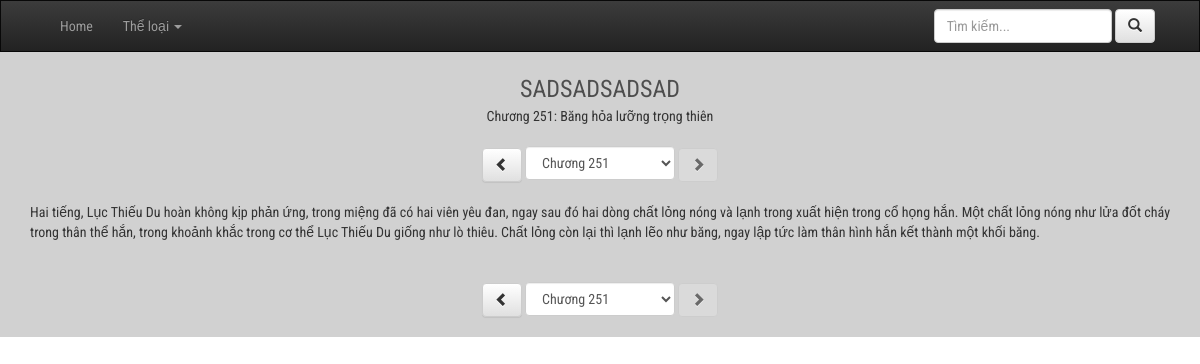
Page /desc_chap.php?id_novel=18&number_chapter=251 on the committed database.
### tables this page shows
CREATE TABLE `chapter` (
  `number_chapter` int(11) NOT NULL,
  `id_novel` int(11) NOT NULL,
  `name_chap` text NOT NULL,
  `content` text NOT NULL
);

CREATE TABLE `list_novel` (
  `id` int(11) NOT NULL,
  `name_novel` varchar(255) NOT NULL,
  `image` text NOT NULL,
  `author` varchar(255) NOT NULL,
  `description` text NOT NULL,
  `total_chap` int(11) NOT NULL,
  `update_time` datetime NOT NULL,
  `status` tinyint(1) NOT NULL,
  `hot` tinyint(1) NOT NULL
);

### lib_db.php (called while the page is built, shortened)
<?php
global $link;
function select_one($sql){
	$data = exec_select($sql);
	return $data[0];
}
function select_list($sql){
	return exec_select($sql);
}
function exec_select($sql){
	global $link;
	$ret = isset($ret) ? $ret : "";
	$res = mysqli_query($link, $sql) ;
	$err = mysqli_error($link);
	if ($res ){
		$ret = array();
		while( $row = mysqli_fetch_array($res,MYSQLI_NUM) )
		{
			$ret[] = $row;
		}
	}
	return $ret;
}
?>

### desc_chap.php (the view, shortened to what this page needs)
<?php
    include("lib_db.php");
    $id_novel = $_REQUEST["id_novel"];
    $number_chapter = $_REQUEST["number_chapter"];
    $sql = "select ln.name_novel, ln.total_chap, c.* from chapter c inner join list_novel ln on c.id_novel = ln.id where ln.id = $id_novel and c.number_chapter = $number_chapter";
    $chapter = select_one($sql);
    $sql = "select number_chapter from chapter where id_novel = $id_novel";
    $list_chap = select_list($sql);
?>
<!DOCTYPE html>
<html>
    <head>
        <link type="text/css" href="css/style.css" rel="stylesheet" media="screen"/>
        <link rel="stylesheet" href="https://stackpath.bootstrapcdn.com/bootstrap/3.4.1/css/bootstrap.min.css">
        <link rel="stylesheet" href="https://stackpath.bootstrapcdn.com/bootstrap/3.4.1/css/bootstrap-theme.min.css">
    </head>
    <body>
    <div class="container-fluid wrapper">
            <?php include("header.php");?>
            <div class="container-fluid content">
                <div class="container">
                    <a class="name" href="#"><?= $chapter[0]?></a>
                    <div class="name-chap"><?= "Chương " . $chapter[2] . ": " . $chapter[4] ?></div>
                    <div class="button-group">
                        <a href="desc_chap.php?id_novel=<?= $id_novel?>&number_chapter=<?= $number_chapter-1?>" <?php if($number_chapter == 1) echo " disabled "?>type="button" class="btn btn-default">
                            <span class="glyphicon glyphicon-chevron-left"></span>
                        </a>
                        <form action="desc_chap.php?id_novel=<?= $id_novel?>" method="post">
                            <select name="number_chapter" class="form-control" required="required"  onchange="this.form.submit()">
                                <?php foreach($list_chap as $value){?>
                                    <option value="<?= $value[0]?>" <?php if($value[0]==$number_chapter) echo "selected"; ?> >Chương <?= $value[0]?></option>";
                                <?php }?>
                            </select>
                        </form>
                        <a href="desc_chap.php?id_novel=<?= $id_novel?>&number_chapter=<?= $number_chapter+1?>" <?php if($number_chapter == $chapter[1]) echo " disabled "?> type="button" class="btn btn-default">
                            <span class="glyphicon glyphicon-chevron-right"></span>
                        </a>
                    </div>
                    <div class="desc">
                        <?= $chapter[5]?>
                    </div>
                    <div class="button-group">
                        <a href="desc_chap.php?id_novel=<?= $id_novel?>&number_chapter=<?= $number_chapter-1?>" <?php if($number_chapter == 1) echo " disabled "?>type="button" class="btn btn-default">
                            <span class="glyphicon glyphicon-chevron-left"></span>
                        </a>
                        <form action="desc_chap.php?id_novel=<?= $id_novel?>" method="post">
                            <select name="number_chapter" class="form-control" required="required"  onchange="this.form.submit()">
                                <?php foreach($list_chap as $value){?>
                                    <option value="<?= $value[0]?>" <?php if($value[0]==$number_chapter) echo "selected"; ?> >Chương <?= $value[0]?></option>";
                                <?php }?>
                            </select>
                        </form>
                        <a href="desc_chap.php?id_novel=<?= $id_novel?>&number_chapter=<?= $number_chapter+1?>" <?php if($number_chapter == $chapter[1]) echo " disabled "?> type="button" class="btn btn-default">
                            <span class="glyphicon glyphicon-chevron-right"></span>
                        </a>
                    </div>
                </div>
            </div>
        </div>
    </body>
</html>

### css/style.css (style rules this page uses)
* { font-family: 'Roboto Condensed',Tahoma,sans-serif; font-size:14px; }
.wrapper { background-color: #D1D1D1; padding: 0 !important; min-width: 500px; }

### desc_chap.php (style rules this page uses)
.content { text-align: center; }
.content .name { font-size: 24px; color: #4E4E4E; text-decoration: none; text-transform: uppercase; }
.content .button-group { margin: 20px 0px; display: inline-block; }
.content .button-group select { display: inline-block; width: 150px; }
.content .desc { text-align: justify; padding-bottom: 20px; }
form { display:inline; }

### rows in the picture
chapter: id_novel.name_novel "SADSADSADSAD", number_chapter "251", name_chap "Băng hỏa lưỡng trọng thiên", content "Hai tiếng, Lục Thiếu Du hoàn không kịp phản ứng, trong miệng đã có hai viên yêu đan, ngay sau đó hai dòng chất lỏng nóng và lạnh trong xuất hiện trong cổ họng hắn. Một chất lỏng nóng như lửa đốt cháy trong thân thể hắn, trong khoảnh khắc trong cơ thể Lục Thiếu Du giống như lò thiêu. Chất lỏng còn lại thì lạnh lẽo như băng, ngay lập tức làm thân hình hắn kết thành một khối băng."
